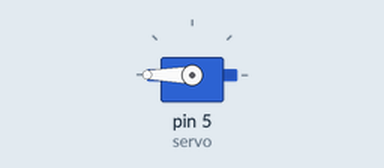
This sketch was run on a simulated Arduino Uno, built with avr-gcc and run on an emulated ATmega328P. Shown: servo. What the sketch prints to the serial monitor is not drawn.

Above: at 0.05 s.
At 4.0 s:
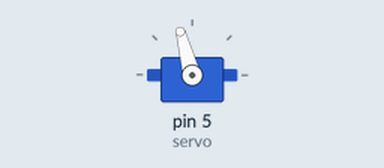
Timing chart, 0 to 6.5 s (numbered marks = the images above):
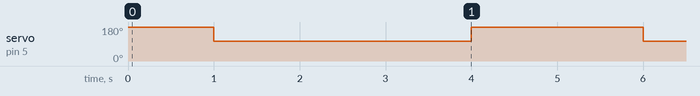

Measured:
- by itself, servo on pin 5 (servo): alternates 180° for 2.0 s and 105° for 3.0 s

The sketch:

servo.ino
```cpp
#include <Servo.h>
Servo myservo;
const int servo=5;
void setup() {
  myservo.attach(servo,500,2400);
  pinMode(4,INPUT);
  Serial.begin(9600);
  }

void loop() {
Serial.println(1234);
myservo.write(180);
delay(1000);
myservo.write(105);
delay(3000);
myservo.write(180);
delay(1000);

}
```
